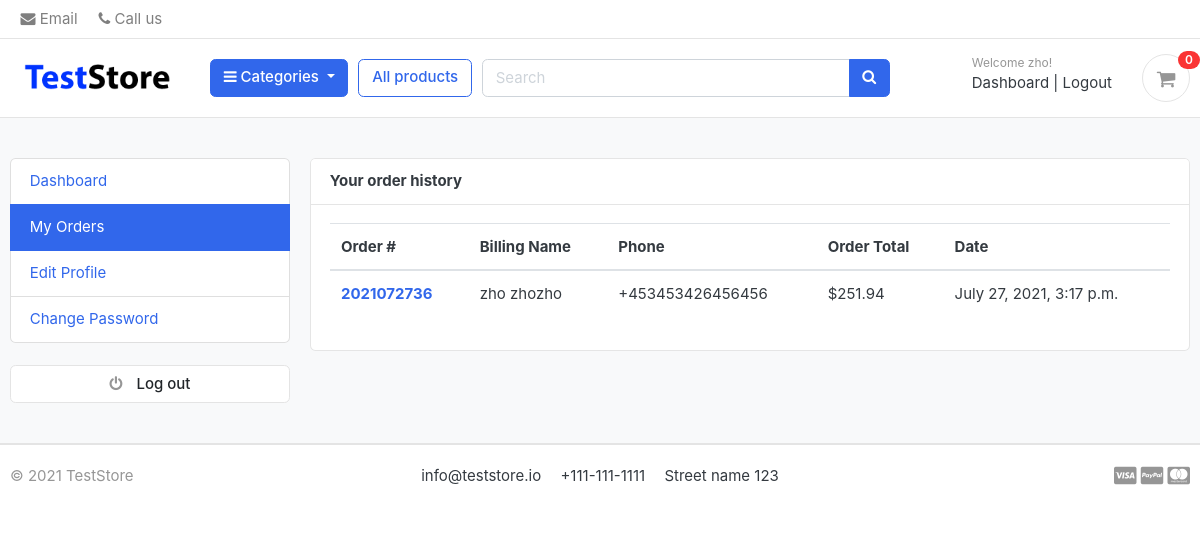
The app's page /accounts/my_orders/ (signed in) with its own data.
### accounts/models.py (models this page shows, shortened)
class Account(AbstractBaseUser):
    first_name = models.CharField(max_length=255)
    last_name = models.CharField(max_length=255)
    username = models.CharField(max_length=255, unique=True)
    email = models.EmailField(max_length=255, unique=True)
    phone = models.CharField(max_length=255)
    date_joined = models.DateTimeField(auto_now_add=True)
    last_login = models.DateTimeField(auto_now_add=True)
    is_admin = models.BooleanField(default=False)
    is_staff = models.BooleanField(default=False)
    is_active = models.BooleanField(default=True)
    is_superadmin = models.BooleanField(default=False)
    USERNAME_FIELD = 'email'
    REQUIRED_FIELDS = ['username', 'first_name', 'last_name']
    objects = MyAccountManager()

### orders/models.py (models this page shows, shortened)
class Order(models.Model):
    STATUS = (
        ('New', 'New'),
        ('Accepted', 'Accepted'),
        ('Completed', 'Completed'),
        ('Cancelled', 'Cancelled'),
    )
    user = models.ForeignKey(Account, on_delete=models.SET_NULL, null=True)
    payment = models.ForeignKey(Payment, on_delete=models.SET_NULL, blank=True, null=True)
    order_number = models.CharField(max_length=20)
    first_name = models.CharField(max_length=100)
    last_name = models.CharField(max_length=100)
    phone = models.CharField(max_length=100)
    email = models.EmailField(max_length=100)
    address_line_1 = models.CharField(max_length=100)
    address_line_2 = models.CharField(max_length=100, blank=True)
    country = models.CharField(max_length=50)
    state = models.CharField(max_length=100)
    city = models.CharField(max_length=100)
    order_note = models.CharField(max_length=256, blank=True)
    order_total = models.FloatField()
    tax = models.FloatField()
    status = models.CharField(max_length=20, choices=STATUS, default='New')
    ip = models.CharField(blank=True, max_length=20)
    is_ordered = models.BooleanField(default=False)
    created_at = models.DateTimeField(auto_now_add=True)
    updated_at = models.DateTimeField(auto_now=True)
    def full_name(self):
        return f"{self.first_name} {self.last_name}"

### accounts/views.py (the view)
# urls.py: path('my_orders/', views.my_orders, name='my_orders'),
@login_required(login_url='login')
def my_orders(request):
    orders = Order.objects.filter(user=request.user, is_ordered=True).order_by('-created_at')
    context = {
        'orders': orders,
    }
    return render(request, 'accounts/my_orders.html', context)

### carts/context_processors.py (called while the page is built)
def counter(request):
    cart_count = 0
    try:
        cart = Cart.objects.filter(cart_id=_cart_id(request))
        if request.user.is_authenticated:
            cart_items = CartItem.objects.all().filter(user=request.user)
        else:
            cart_items = CartItem.objects.all().filter(cart=cart[:1])
        for cart_item in cart_items:
            cart_count += cart_item.quantity
    except Cart.DoesNotExist:
        cart_count = 0
    return dict(cart_count=cart_count)

### carts/views.py (called while the page is built)
def _cart_id(request):
    cart = request.session.session_key
    if not cart:
        cart = request.session.create()
    return cart

### category/context_processors.py (called while the page is built)
def menu_links(request):
    links = Category.objects.all()
    return dict(category_links=links)

### category/models.py (called while the page is built)
    def get_url(self):
        return reverse('products_by_category', args=[self.slug])

### main_app/templates/accounts/my_orders.html (shortened to what this page needs)
{% extends 'base.html' %}
{% block content %}
<section class="section-conten padding-y bg">
    <div class="container">
        <div class="row">
            {% include 'includes/order_sidebar.html' %}
            <main class="col-md-9">
                <article class="card">
                    <header class="card-header">
                        <strong class="d-inline-block mr-3">Your order history</strong>
                    </header>
                    <div class="card-body">
                        <div class="row">
                            <div class="col-md-12">
                                <table class="table table-hover">
                                    <thead>
                                        <tr>
                                            <th scope="col">Order #</th>
                                            <th scope="col">Billing Name</th>
                                            <th scope="col">Phone</th>
                                            <th scope="col">Order Total</th>
                                            <th scope="col">Date</th>
                                        </tr>
                                    </thead>
                                    <tbody>
                                    {% for order in orders %}
                                        <tr>
				                            <th scope="row"><a href="{% url 'order_detail' order.order_number %}">{{order.order_number}}</a></th>
                                            <td>{{order.full_name}}</td>
                                            <td>{{order.phone}}</td>
                                            <td>${{order.order_total}}</td>
                                            <td>{{order.created_at}}</td>
                                        </tr>
                                    {% endfor %}
                                    </tbody>
                                </table>
                            </div>
                        </div>
                    </div>
                </article>
            </main>
        </div>
    </div>
</section>
{% endblock %}

### main_app/templates/includes/navbar.html (shortened to what this page needs)
{% load static %}
<header class="section-header">
<nav class="navbar p-md-0 navbar-expand-sm navbar-light border-bottom">
<div class="container">
    <div class="collapse navbar-collapse" id="navbarTop4">
        <ul class="navbar-nav">
            <li><a href="#" class="nav-link"> <i class="fa fa-envelope"></i> Email </a></li>
            <li><a href="#" class="nav-link"> <i class="fa fa-phone"></i> Call us </a></li>
        </ul>
    </div>
</div>
</nav>
<section class="header-main border-bottom">
	<div class="container">
    <div class="row align-items-center">
        <div class="col-lg-2 col-md-3 col-6">
            <a href="{% url 'base' %}" class="brand-wrap">
                <img class="logo" src="{% static './images/logo.png' %}">
            </a>
        </div>
        <div class="col-lg col-sm col-md col-6 flex-grow-0">
            <div class="category-wrap dropdown d-inline-block float-right">
                <button type="button" class="btn btn-primary dropdown-toggle" data-toggle="dropdown">
                    <i class="fa fa-bars"></i> Categories
                </button>
            </div>
        </div>
        <a href="{% url 'store' %}" class="btn btn-outline-primary">All products</a>
        <div class="col-lg  col-md-6 col-sm-12 col">
            <form action="{% url 'search' %}" class="search" method="GET">
                <div class="input-group w-100">
                    <input type="text" class="form-control" style="width:60%;" placeholder="Search" name="keyword">
                    <div class="input-group-append">
                      <button class="btn btn-primary" type="submit">
                        <i class="fa fa-search"></i>
                      </button>
                    </div>
                </div>
            </form>
        </div>
        <div class="col-lg-3 col-sm-6 col-8 order-2 order-lg-3">
                    <div class="d-flex justify-content-end mb-3 mb-lg-0">
                        {% if user.id is None %}
                            <div class="widget-header">
                                <small class="title text-muted">Welcome guest!</small>
                                <div>
                                    <a href="{% url 'login' %}">Sign in</a> <span class="dark-transp"> | </span>
                                    <a href="{% url 'register' %}"> Register</a>
                                </div>
                            </div>
                        {% else %}
                            <div class="widget-header">
                                <small class="title text-muted">Welcome {{ user.first_name }}!</small>
                                <div>
                                    <a href="{% url 'dashboard' %}">Dashboard</a> <span class="dark-transp"> | </span>
                                    <a href="{% url 'logout' %}"> Logout</a>
                                </div>
                            </div>
                        {% endif %}
                        <a href="{% url 'cart' %}" class="widget-header pl-3 ml-3">
                            <div class="icon icon-sm rounded-circle border"><i class="fa fa-shopping-cart"></i></div>
                            <span class="badge badge-pill badge-danger notify">{{ cart_count }}</span>
                        </a>
                    </div>
                </div>
        </div>
    </div>
</section>
</header>

### static/css/ui.css (style rules this page uses)
html { font-family: "Inter", sans-serif; font-size: 15px; }
.icon-xs, .icon-sm, .icon-md, .icon-lg { display: inline-block; text-align: center; flex-shrink: 0; flex-grow: 0; }
.icon-sm { width: 48px; height: 48px; line-height: 48px !important; font-size: 20px; }
.padding-y { padding-top: 40px; padding-bottom: 40px; }
article:after, .form-group:after { display: block; clear: both; content: ""; }
.bg { background-color: #f8f9fa; }
.header-main { position: relative; padding-top: 1rem; padding-bottom: 1rem; }
.brand-wrap .logo, .navbar-brand .logo { margin-right: 7px; max-height: 42px; display: inline-block; }
.widget-header { display: inline-block; vertical-align: middle; position: relative; }
.widget-header a { color: #343a40; }
.widget-header i { color: #969696; }
.widget-header .title { display: block; }
.widget-header .notify { position: absolute; top: -3px; right: -10px; }
.notify { position: absolute; top: -4px; right: -10px; display: inline-block; padding: 0.25em 0.6em; font-size: 12px; line-height: 1; text-align: center; border-radius: 3rem; color: #fff; background-color: #fa3434; }

### records on screen
Account: first_name "zho"
Order: order_number "2021072736", full_name "zho zhozho", phone "+453453426456456", order_total "251.94", created_at "July 27, 2021, 3:17 p.m."

### other values on screen
{{ cart_count }} "0"
